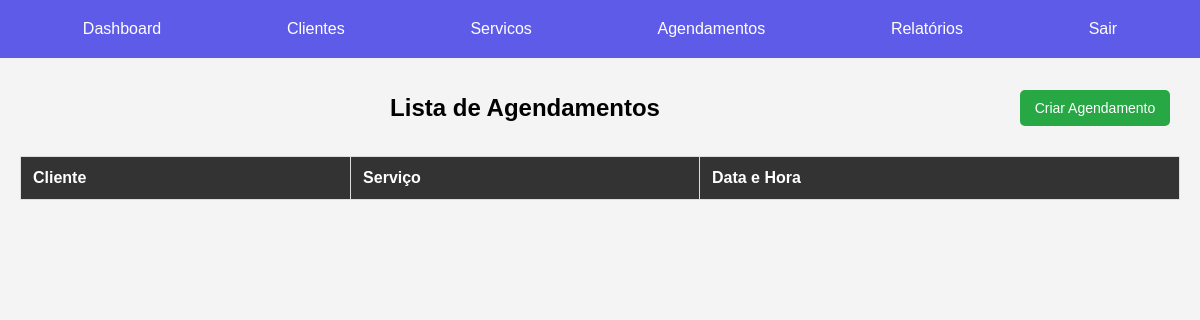
The app's page /agendamentos/ (signed in), older data.
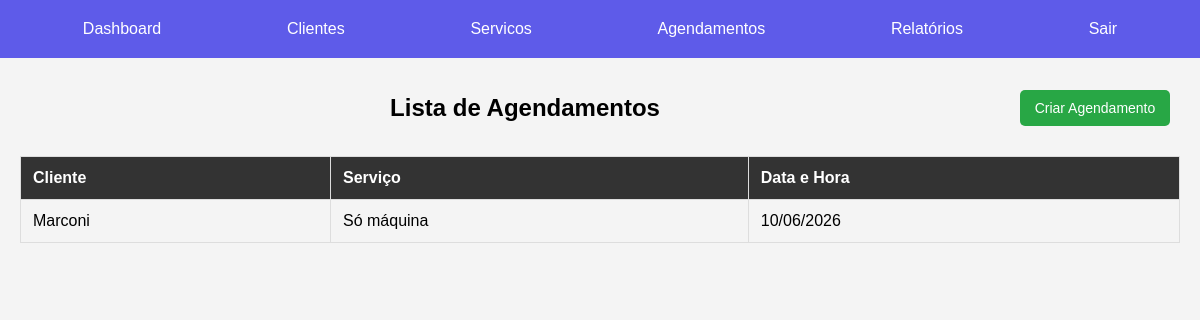
The same page, newer data.
### pdv/models.py (models this page shows, shortened)
class Agendamento(models.Model):
    objects = None
    cliente = models.ForeignKey(Cliente, on_delete=models.CASCADE)
    servico = models.ForeignKey(Servico, on_delete=models.CASCADE)
    data_hora = models.DateTimeField()

class Cliente(models.Model):
    nome = models.CharField(max_length=100)
    telefone = models.CharField(max_length=15)
    email = models.EmailField()

class Servico(models.Model):
    objects = None
    nome = models.CharField(max_length=100)
    preco = models.DecimalField(max_digits=10, decimal_places=2)

### pdv/views.py (the view)
# urls.py: path('agendamentos/', agendamentos_view, name='agendamentos'),
@login_required
def agendamentos_view(request):
    agendamentos = Agendamento.objects.all()
    return render(request, 'pdv/agendamentos.html', {'agendamentos': agendamentos})

### pdv/templates/pdv/agendamentos.html
{% extends 'pdv/base.html' %}
{% load static %}
{% block extra_styles %}
<link rel="stylesheet" href="{% static 'tabelas/tabelas.css' %}">
{% endblock %}
{% block content %}
<div class="titulo">
    <h2>Lista de Agendamentos</h2>
    <a href="{% url 'criar_agendamento' %}" class="btn">Criar Agendamento</a>
</div>
<table>
    <tr>
        <th>Cliente</th>
        <th>Serviço</th>
        <th>Data e Hora</th>
    </tr>
    {% for agendamento in agendamentos %}
    <tr>
        <td>{{ agendamento.cliente.nome }}</td>
        <td>{{ agendamento.servico.nome }}</td>
        <td>{{ agendamento.data_hora|date:"d/m/Y" }}</td>
    </tr>
    {% endfor %}
</table>
{% endblock %}

Row changes from the older to the newer data that the page shows:
added Agendamento: cliente.nome "Marconi", servico.nome "Só máquina", data_hora "10/06/2026"
